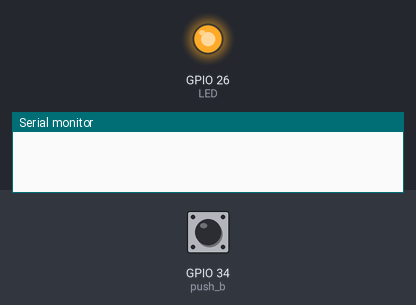
A sketch run on a simulated ESP32. Parts: output pins drawn as LEDs (lit = HIGH), the last lines printed to the serial monitor. Dashed ring = blinking. The inputs (shaded band) are chosen by the test bench; at power-on: GPIO 34 (push_b) LOW. Nothing arrives over Bluetooth unless stated.

Above: at 1.2 s.
1.3 s: GPIO 34 (push_b) pulled HIGH for 1 s
At 3.8 s:
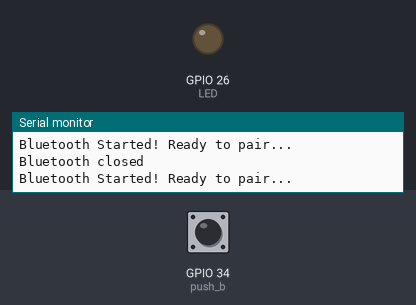
6.8 s: GPIO 34 (push_b) pulled HIGH for 0.15 s
At 7.5 s:
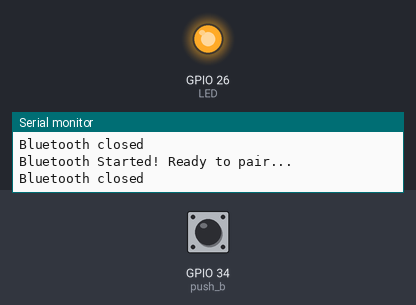
8.5 s: GPIO 34 (push_b) pulled HIGH for 3.2 s
At 9.03 s:
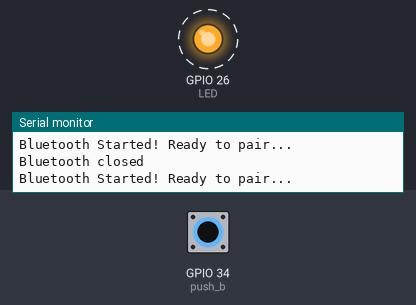
Timing chart, 0 to 13.4 s (numbered marks = the images above; inputs shaded):
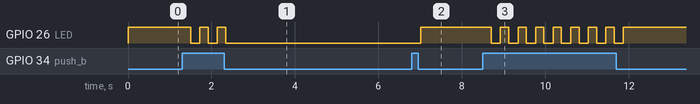

Measured:
- after the input at 1.3 s, GPIO 26 (LED): alternates HIGH for 0.20 s and LOW for 0.22 s, 5 changes in all, then stays LOW, starting after 0.20 s
- after the input at 6.8 s, GPIO 26 (LED): LOW → HIGH after 0.21 s
- after the input at 8.5 s, GPIO 26 (LED): alternates HIGH for 0.20 s and LOW for 0.22 s, 16 changes in all, then stays HIGH, starting after 0.20 s

The sketch:

bt_ESP32.ino
```cpp
/*
  Program to control LED (ON/OFF) from ESP32 using Serial Bluetooth
  by Daniel Carrasco -> https://www.electrosoftcloud.com/
*/
#include "BluetoothSerial.h"
#if !defined(CONFIG_BT_ENABLED) || !defined(CONFIG_BLUEDROID_ENABLED)
#error Bluetooth is not enabled! Please run `make menuconfig` to and enable it
#endif
#define LED 26
#define push_b 34

bool pEstado =false;
BluetoothSerial BT; // Objeto Bluetooth

void setup() {
  //Definiciones para pines de entrada Salida Digitales
  pinMode(push_b,INPUT);
  pinMode (LED, OUTPUT); //Led BUILT-IN
   Serial.begin(115200);
  /* If no name is given, default 'ESP32' is applied */
  /* If you want to give your own name to ESP32 Bluetooth device, then */
  /* specify the name as an argument SerialBT.begin("myESP32Bluetooth"); */


}

void loop() {
  if (digitalRead(push_b)==HIGH){
  pEstado = !pEstado;
    if (pEstado == true){
      BT.begin();
      Serial.println("Bluetooth Started! Ready to pair...");
      }
    else {
      BT.end();
      Serial.println("Bluetooth closed");
      }
  delay(200);

  }
  if (pEstado==true){

      digitalWrite(LED, LOW);
        if (Serial.available())
      {
        BT.write(Serial.read());
      }
      if (BT.available())
      {
        Serial.write(BT.read());
      }
      delay(20);
  }else{
    digitalWrite(LED,HIGH);
    }


}
```
